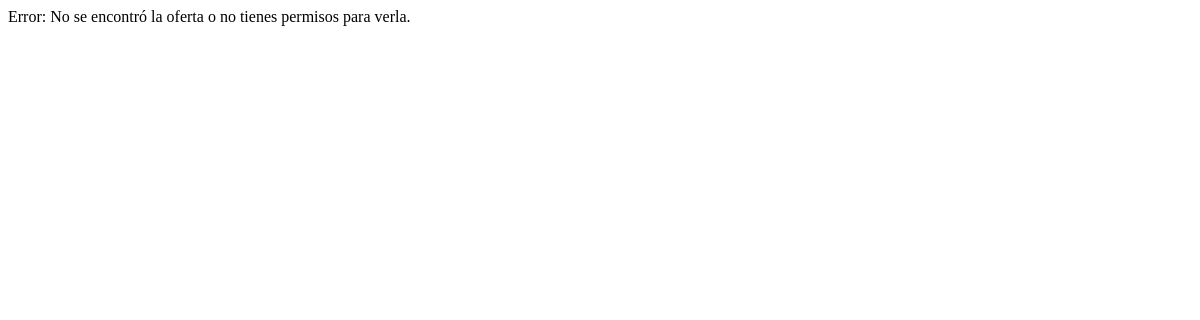
Page /panel/oferta/3/detalle-popup/ (signed in) on the earlier database version.
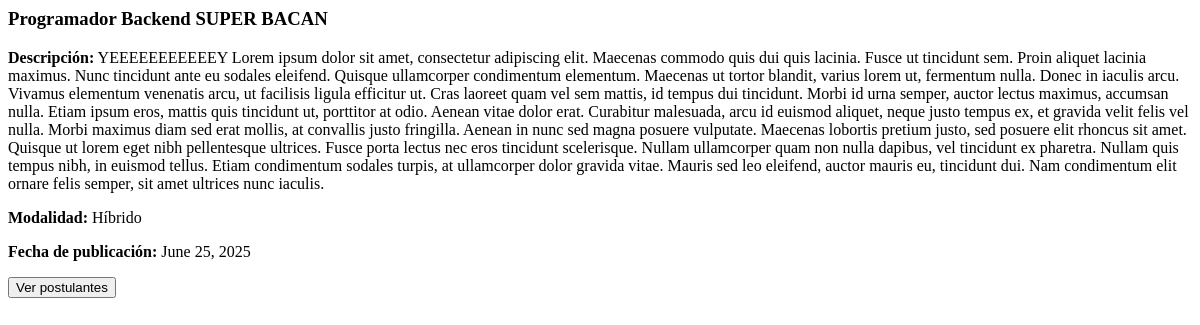
Same page on the later database version.
### core/models.py (models this page shows, shortened)
class OfertaLaboral(models.Model):
    titulo = models.CharField(max_length=200)
    descripcion = models.TextField()
    modalidad = models.CharField(max_length=50, choices=[
        ('Presencial', 'Presencial'),
        ('Remoto', 'Remoto'),
        ('Híbrido', 'Híbrido'),
        ('Internacional', 'Internacional'),
    ])
    fecha_publicacion = models.DateField(auto_now_add=True)
    publicada_por = models.ForeignKey(User, on_delete=models.CASCADE)

### core/views.py (the view)
# urls.py: path('panel/oferta/<int:oferta_id>/detalle-popup/', views.detalle_oferta_popup, name='detalle_oferta_popup'),
@login_required
@user_passes_test(lambda u: u.is_staff)
def detalle_oferta_popup(request, oferta_id):
    try:
        oferta = OfertaLaboral.objects.get(pk=oferta_id)
    except OfertaLaboral.DoesNotExist:
        oferta = None
    return render(request, 'partials/detalle_oferta_popup.html', {'oferta': oferta})

### core/templates/partials/detalle_oferta_popup.html
{% if oferta %}
    <h3>{{ oferta.titulo }}</h3>
    <p><strong>Descripción:</strong> {{ oferta.descripcion }}</p>
    <p><strong>Modalidad:</strong> {{ oferta.modalidad }}</p>
    <p><strong>Fecha de publicación:</strong> {{ oferta.fecha_publicacion }}</p>
    <button class="btn btn-primary mt-3" onclick="abrirModalPostulantes({{ oferta.id }})">Ver postulantes</button>
    {% else %}
    <div class="alert alert-danger">
        Error: No se encontró la oferta o no tienes permisos para verla.
    </div>
{% endif %}

Differences in the rows shown:
added OfertaLaboral: titulo "Programador Backend SUPER BACAN", descripcion "YEEEEEEEEEEEY Lorem ipsum dolor sit amet, consectetur adipiscing elit. Maecenas commodo quis dui quis lacinia. Fusce ut tincidunt sem. Proin aliquet lacinia maximus. Nunc tincidunt ante eu sodales eleifend. Quisque ullamcorper condimentum elementum. Maecenas ut tortor blandit, varius lorem ut, fermentum nulla. Donec in iaculis arcu. Vivamus elementum venenatis arcu, ut facilisis ligula efficitur ut. Cras laoreet quam vel sem mattis, id tempus dui tincidunt. Morbi id urna semper, auctor lectus maximus, accumsan nulla. Etiam ipsum eros, mattis quis tincidunt ut, porttitor at odio. Aenean vitae dolor erat. Curabitur malesuada, arcu id euismod aliquet, neque justo tempus ex, et gravida velit…", modalidad "Híbrido", fecha_publicacion "June 25, 2025"
Other differences:
text no longer shown: "Error: No se encontró la oferta o no tienes permisos para verla."
text now shown: "Descripción: Modalidad: Fecha de publicación: Ver postulantes"
